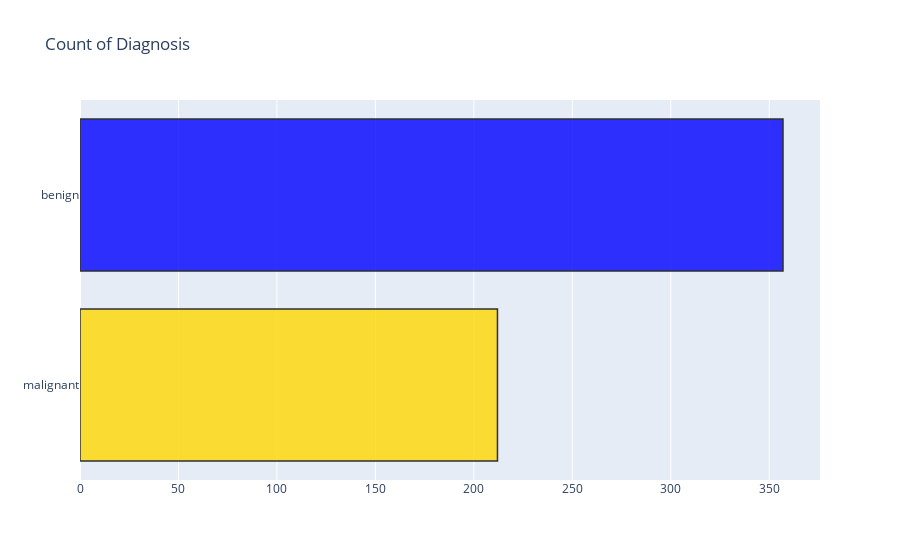
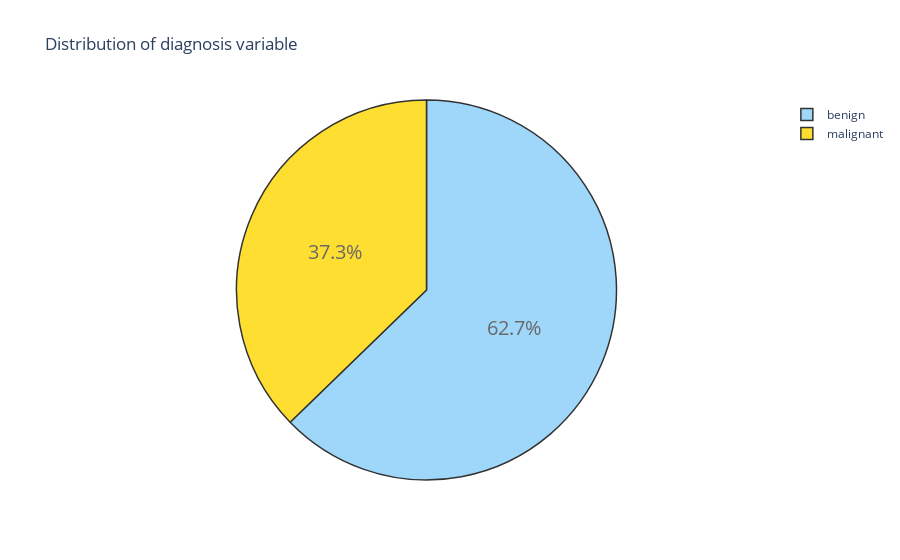

Notebook code cell kept with these figures, in order:
### Code cell
trace = go.Bar(x=[len(M), len(B)], y=['malignant', 'benign'],
               orientation='h',
               opacity=0.8,
               marker=dict(
                   color=['gold', 'blue'],
                   line=dict(color='#000000', width=1.5)
               )
              )

layout = dict(title='Count of Diagnosis')
fig = dict(data = [trace], layout=layout)
py.iplot(fig)

# -------------------------------------------------------------------------------------------------------------------------------------

malignant_percentage = (M.shape[0] / data.shape[0]) * 100
benign_percentage = (B.shape[0] / data.shape[0]) * 100


df = pd.DataFrame({"malignant": [malignant_percentage], "benign": [benign_percentage]})
df

trace = go.Pie(labels=['benign', 'malignant'],
               values=[df['benign'][0], df['malignant'][0]],
               textfont=dict(size=20),
               opacity=0.8,
               marker=dict(colors=['lightskyblue', 'gold'], 
                           line=dict(color='#000000', width=1.5))
              )

layout = dict(title='Distribution of diagnosis variable')
fig = dict(data=[trace], layout=layout)
py.iplot(fig)

### Figure 1 — Plotly figure (JSON) as saved in the notebook; plotly's stock layout.template omitted (floating-point values rounded to 4 significant figures)
{"data": [{"marker": {"color": ["gold", "blue"], "line": {"color": "#000000", "width": 1.5}}, "opacity": 0.8, "orientation": "h", "type": "bar", "x": [212, 357], "y": ["malignant", "benign"]}], "layout": {"title": {"text": "Count of Diagnosis"}}}

### Figure 2 — Plotly figure (JSON) as saved in the notebook; plotly's stock layout.template omitted (floating-point values rounded to 4 significant figures)
{"data": [{"labels": ["benign", "malignant"], "marker": {"colors": ["lightskyblue", "gold"], "line": {"color": "#000000", "width": 1.5}}, "opacity": 0.8, "textfont": {"size": 20}, "type": "pie", "values": [62.74, 37.26]}], "layout": {"title": {"text": "Distribution of diagnosis variable"}}}
